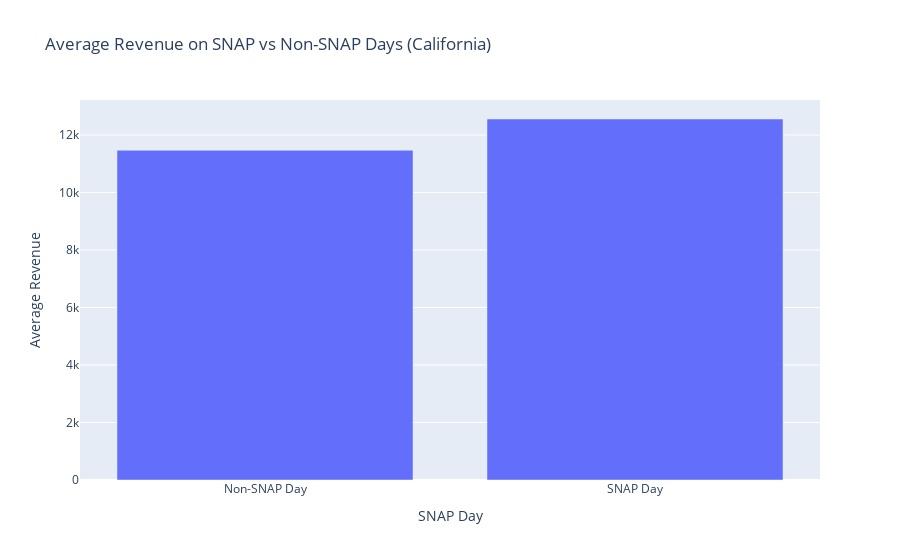

Source (notebook cell):
### Markdown cell above
## Snap

### Code cell
# SNAP analysis
snap_impact = store_data.groupby("snap_CA")["revenue"].mean().reset_index()
fig = px.bar(
    snap_impact,
    x="snap_CA",
    y="revenue",
    title="Average Revenue on SNAP vs Non-SNAP Days (California)",
    labels={"snap_CA": "SNAP Day", "revenue": "Average Revenue"},
)

# Update x-axis labels
fig.update_xaxes(ticktext=["Non-SNAP Day", "SNAP Day"], tickvals=[0, 1])

fig.show()

### Figure 1 — Plotly figure (JSON) as saved in the notebook; plotly's stock layout.template omitted (floating-point values rounded to 4 significant figures)
{"data": [{"hovertemplate": "SNAP Day=%{x}<br>Average Revenue=%{y}<extra></extra>", "legendgroup": "", "marker": {"color": "#636efa", "pattern": {"shape": ""}}, "name": "", "orientation": "v", "showlegend": false, "textposition": "auto", "type": "bar", "x": [0, 1], "xaxis": "x", "y": [11470.0, 12560.0], "yaxis": "y"}], "layout": {"barmode": "relative", "legend": {"tracegroupgap": 0}, "title": {"text": "Average Revenue on SNAP vs Non-SNAP Days (California)"}, "xaxis": {"anchor": "y", "domain": [0, 1], "ticktext": ["Non-SNAP Day", "SNAP Day"], "tickvals": [0, 1], "title": {"text": "SNAP Day"}}, "yaxis": {"anchor": "x", "domain": [0, 1], "title": {"text": "Average Revenue"}}}}
